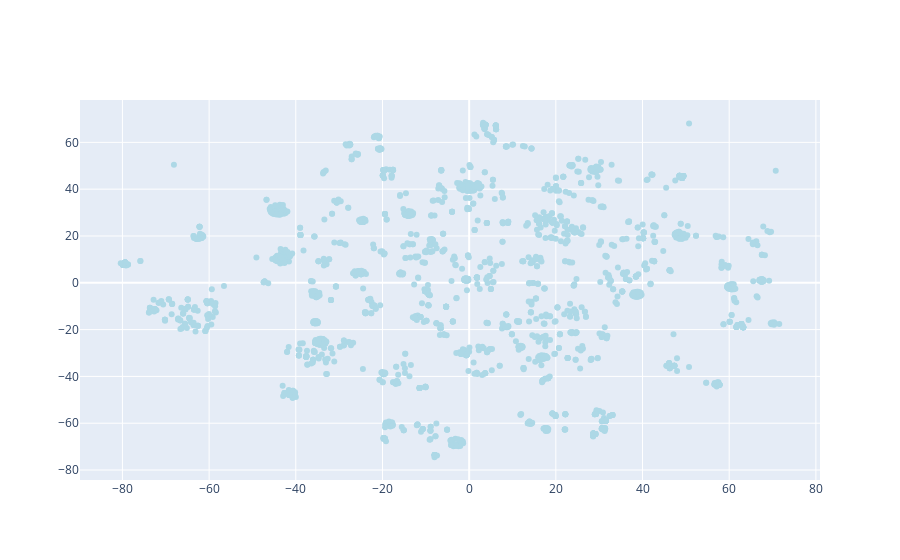

Here is the notebook cell this chart was saved with:
### Code cell
data = [
    go.Scatter(
        x = tsne_df.iloc[:2000,0].values,
        y = tsne_df.iloc[:2000,1].values,
        text = tsne_df.iloc[:2000,2].values,
        hoverinfo = 'text',
        marker = dict(
            color = 'lightblue'
        ),
        mode='markers',
        showlegend = False
    )
]

iplot(data, filename = "add-hover-text")

### Figure 1 — Plotly figure (JSON) as saved in the notebook; plotly's stock layout.template omitted (floating-point values rounded to 4 significant figures; data arrays with more than 128 entries replaced by an {"elided": "..."} marker saying what was removed)
{"data": [{"hoverinfo": "text", "marker": {"color": "lightblue"}, "mode": "markers", "showlegend": false, "text": {"elided": "2000 str values"}, "type": "scatter", "x": {"elided": "2000 float values"}, "y": {"elided": "2000 float values"}}], "layout": {}}
